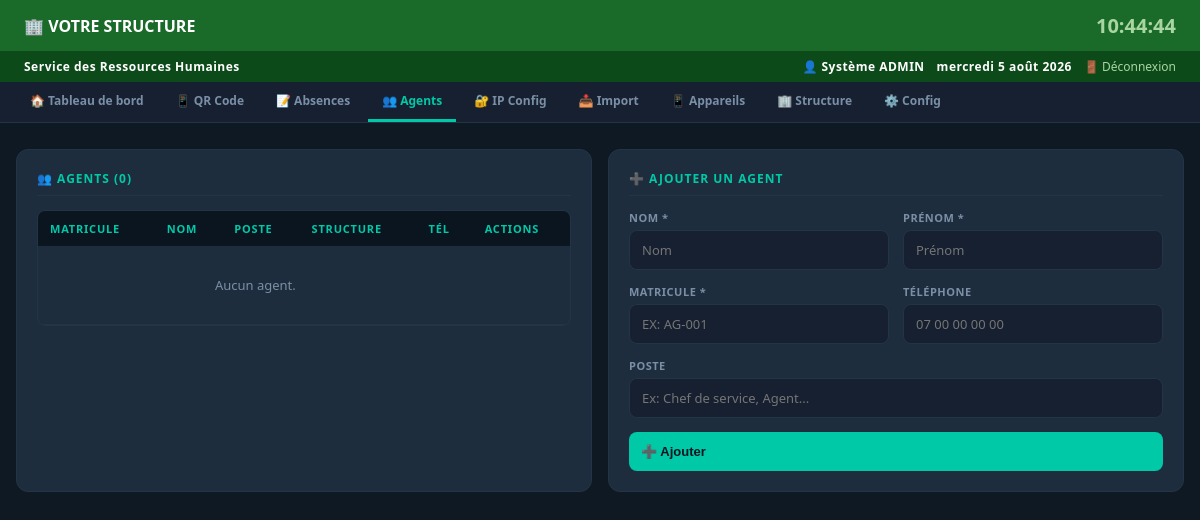
Screenshot of /agents (signed in) with the database file from the repository.
### tables this page shows
CREATE TABLE config (
                cle TEXT PRIMARY KEY, valeur TEXT
            );

### app.py (the view)
@app.route("/agents")
@login_required
def agents():
    with get_conn() as conn:
        cols = [r[1] for r in conn.execute("PRAGMA table_info(agents)").fetchall()]
        if 'structure_id' not in cols:
            conn.execute("ALTER TABLE agents ADD COLUMN structure_id INTEGER DEFAULT NULL")
            conn.commit()
        conn.execute("""CREATE TABLE IF NOT EXISTS structure_org (
            id INTEGER PRIMARY KEY AUTOINCREMENT,
            nom TEXT NOT NULL, type TEXT NOT NULL,
            parent_id INTEGER DEFAULT NULL,
            description TEXT DEFAULT '',
            ordre INTEGER DEFAULT 0, actif INTEGER DEFAULT 1,
            date_creation TEXT DEFAULT (datetime('now','localtime'))
        )""")
        conn.commit()
        liste = [dict(r) for r in conn.execute("""
            SELECT a.*, s.nom as structure_nom
            FROM agents a
            LEFT JOIN structure_org s ON a.structure_id = s.id
            WHERE a.actif=1 ORDER BY a.nom
        """).fetchall()]
        structure_list = [dict(r) for r in conn.execute(
            "SELECT * FROM structure_org WHERE actif=1 ORDER BY type,nom").fetchall()]
    return render_template("agents.html", agents=liste, structure_list=structure_list)

### app.py (called while the page is built)
def get_conn():
    conn = sqlite3.connect(DB_PATH)
    conn.row_factory = sqlite3.Row
    conn.execute("PRAGMA journal_mode=WAL")
    return conn

def get_config():
    with get_conn() as conn:
        return {r["cle"]:r["valeur"] for r in conn.execute("SELECT * FROM config").fetchall()}

def login_required(f):
    @wraps(f)
    def decorated(*args, **kwargs):
        if "user_id" not in session:
            return redirect(url_for("login"))
        return f(*args, **kwargs)
    return decorated

@app.context_processor
def inject_config():
    cfg = get_config()
    return {"cfg": cfg, "current_user": session.get("user_nom",""),
            "current_role": session.get("user_role",""),
            "is_admin": session.get("user_role")=="admin"}

### templates/agents.html
{% extends "base.html" %}
{% block content %}
<main>
<div style="display:grid;grid-template-columns:1fr 1fr;gap:16px">
<div class="card">
  <div class="card-title">👥 AGENTS ({{ agents|length }})</div>
  <div class="table-wrap">
    <table>
      <thead><tr><th>MATRICULE</th><th>NOM</th><th>POSTE</th><th>STRUCTURE</th><th>TÉL</th><th>ACTIONS</th></tr></thead>
      <tbody>
        {% for a in agents %}
        <tr>
          <td style="font-family:monospace;color:var(--accent);font-weight:700">{{ a.matricule }}</td>
          <td style="font-weight:600">{{ a.prenom }} {{ a.nom }}</td>
          <td style="font-size:12px;color:var(--text-dim)">{{ a.poste or '—' }}</td>
          <td style="font-size:12px;color:var(--text-dim)">{{ a.telephone or '—' }}</td>
          <td>
            <a href="{{ url_for('modifier_agent', aid=a.id) }}" class="btn btn-warning btn-sm">✏️</a>
              <form method="post" action="{{ url_for('supprimer_agent', aid=a.id) }}"
                    onsubmit="return confirm('Supprimer ?')" style="display:inline">
                <button class="btn btn-danger btn-sm" type="submit">🗑️</button>
              </form>
          </td>
        </tr>
        {% else %}
        <tr><td colspan="5" style="text-align:center;padding:30px;color:var(--text-dim)">Aucun agent.</td></tr>
        {% endfor %}
      </tbody>
    </table>
  </div>
</div>
<div class="card">
  <div class="card-title">➕ AJOUTER UN AGENT</div>
  <form method="post" action="{{ url_for('ajouter_agent') }}">
    <div class="form-row">
      <div class="form-group"><label>NOM *</label><input type="text" name="nom" required placeholder="Nom"></div>
      <div class="form-group"><label>PRÉNOM *</label><input type="text" name="prenom" required placeholder="Prénom"></div>
    </div>
    <div class="form-row">
      <div class="form-group"><label>MATRICULE *</label><input type="text" name="matricule" required placeholder="EX: AG-001"></div>
      <div class="form-group"><label>TÉLÉPHONE</label><input type="text" name="telephone" placeholder="07 00 00 00 00"></div>
    </div>
    <div class="form-group"><label>POSTE</label><input type="text" name="poste" placeholder="Ex: Chef de service, Agent..."></div>
    <button type="submit" class="btn btn-primary" style="width:100%;padding:12px">➕ Ajouter</button>
  </form>
</div>
</div>
</main>
{% endblock %}

### templates/base.html (shortened to what this page needs)
<!DOCTYPE html>
<html lang="fr">
<head>
</head>
<body>
<div class="header-text">
  <h1>🏢 {{ cfg.structure_nom }}</h1>
  <div class="header-time" id="clock">--:--:--</div>
</div>
<div class="service-bar">
  <span>{{ cfg.structure_service }}</span>
  <div class="user-info">
    <span>👤 {{ current_user }}</span>
    <span id="date-str"></span>
    <a href="{{ url_for('logout') }}">🚪 Déconnexion</a>
  </div>
</div>
<nav>
  <a href="{{ url_for('dashboard') }}" class="{{ 'active' if request.endpoint=='dashboard' }}">🏠 Tableau de bord</a>
  <a href="{{ url_for('pointage_qr') }}" class="{{ 'active' if request.endpoint=='pointage_qr' }}" target="_blank">📱 QR Code</a>
  <a href="{{ url_for('absences') }}" class="{{ 'active' if request.endpoint=='absences' }}">📝 Absences</a>
  <a href="{{ url_for('agents') }}" class="{{ 'active' if request.endpoint=='agents' }}">👥 Agents</a>
  {% if is_admin %}
  <a href="{{ url_for('config_ip') }}" class="{{ 'active' if request.endpoint=='config_ip' }}">🔐 IP Config</a>
  <a href="{{ url_for('importer_agents') }}" class="{{ 'active' if request.endpoint=='importer_agents' }}">📥 Import</a>
  <a href="{{ url_for('appareils') }}" class="{{ 'active' if request.endpoint in ['appareils','appareils_exclus'] }}">📱 Appareils</a>
  <a href="{{ url_for('organigramme') }}" class="{{ 'active' if request.endpoint in ['organigramme','modifier_structure'] }}">🏢 Structure</a>
  <a href="{{ url_for('configuration') }}" class="{{ 'active' if request.endpoint=='configuration' }}">⚙️ Config</a>
  {% endif %}
</nav>
{% block content %}{% endblock %}
</body>
</html>

### templates/base.html (style rules this page uses)
* { box-sizing:border-box;margin:0;padding:0 }
:root { --green:#1A6B2A;--green-dark:#0D4A1A;--accent:#00C9A7;--bg:#0F1923;--panel:#162030;--card:#1E2D3D;--border:#243447;--text:#E8F0FE;--text-dim:#7A8FA6;--danger:#FF4444;--warning:#FFB800;--success:#4CAF50;--orange:#FF6B35 }
body { font-family:'Segoe UI',Arial,sans-serif;background:var(--bg);color:var(--text);min-height:100vh }
.header-text { background:var(--green);padding:12px 24px;display:flex;justify-content:space-between;align-items:center }
.header-text h1 { font-size:16px;font-weight:700;color:white }
.header-time { font-size:20px;font-weight:700;color:#A8D5A2 }
.service-bar { background:var(--green-dark);padding:7px 24px;display:flex;justify-content:space-between;align-items:center;font-size:12px }
.service-bar span { color:white;font-weight:700;letter-spacing:.5px }
.service-bar .user-info { color:#A8D5A2;display:flex;gap:12px;align-items:center }
.service-bar a { color:#A8D5A2;text-decoration:none }
nav { background:var(--panel);border-bottom:1px solid var(--border);display:flex;align-items:center;gap:4px;padding:0 16px;overflow-x:auto }
nav a { display:flex;align-items:center;gap:6px;color:var(--text-dim);text-decoration:none;padding:10px 14px;font-size:12px;font-weight:600;border-bottom:3px solid transparent;white-space:nowrap;transition:all .2s }
nav a.active { color:var(--accent);border-bottom-color:var(--accent) }
main { padding:16px }
.card { background:var(--card);border-radius:12px;border:1px solid var(--border);padding:20px;margin-bottom:16px }
.card-title { font-size:12px;font-weight:700;color:var(--accent);text-transform:uppercase;letter-spacing:1px;margin-bottom:14px;padding-bottom:8px;border-bottom:1px solid var(--border) }
.table-wrap { overflow-x:auto;border-radius:8px;border:1px solid var(--border) }
table { width:100%;border-collapse:collapse }
thead tr { background:#0A1520 }
thead th { padding:10px 12px;text-align:left;font-size:11px;color:var(--accent);text-transform:uppercase;letter-spacing:.8px;font-weight:700;white-space:nowrap }
tbody tr { border-bottom:1px solid var(--border) }
tbody td { padding:10px 12px;font-size:13px;vertical-align:middle }
.btn { display:inline-flex;align-items:center;gap:6px;padding:8px 16px;border-radius:8px;border:none;font-size:13px;font-weight:600;cursor:pointer;text-decoration:none;transition:all .2s;white-space:nowrap }
.btn-primary { background:var(--accent);color:#0A1520 }
.form-group { margin-bottom:14px }
.form-group label { display:block;font-size:11px;color:var(--text-dim);text-transform:uppercase;letter-spacing:.5px;margin-bottom:5px;font-weight:600 }
.form-group input,.form-group select,.form-group textarea { width:100%;padding:10px 12px;border-radius:8px;border:1px solid var(--border);background:var(--panel);color:var(--text);font-size:13px;font-family:inherit }
.form-row { display:grid;grid-template-columns:1fr 1fr;gap:14px }

### rows the page displays
config: structure_nom "VOTRE STRUCTURE"
config: structure_service "Service des Ressources Humaines"

### other values shown
{{ current_user }} "Système ADMIN"
{{ agents|length }} "0"
